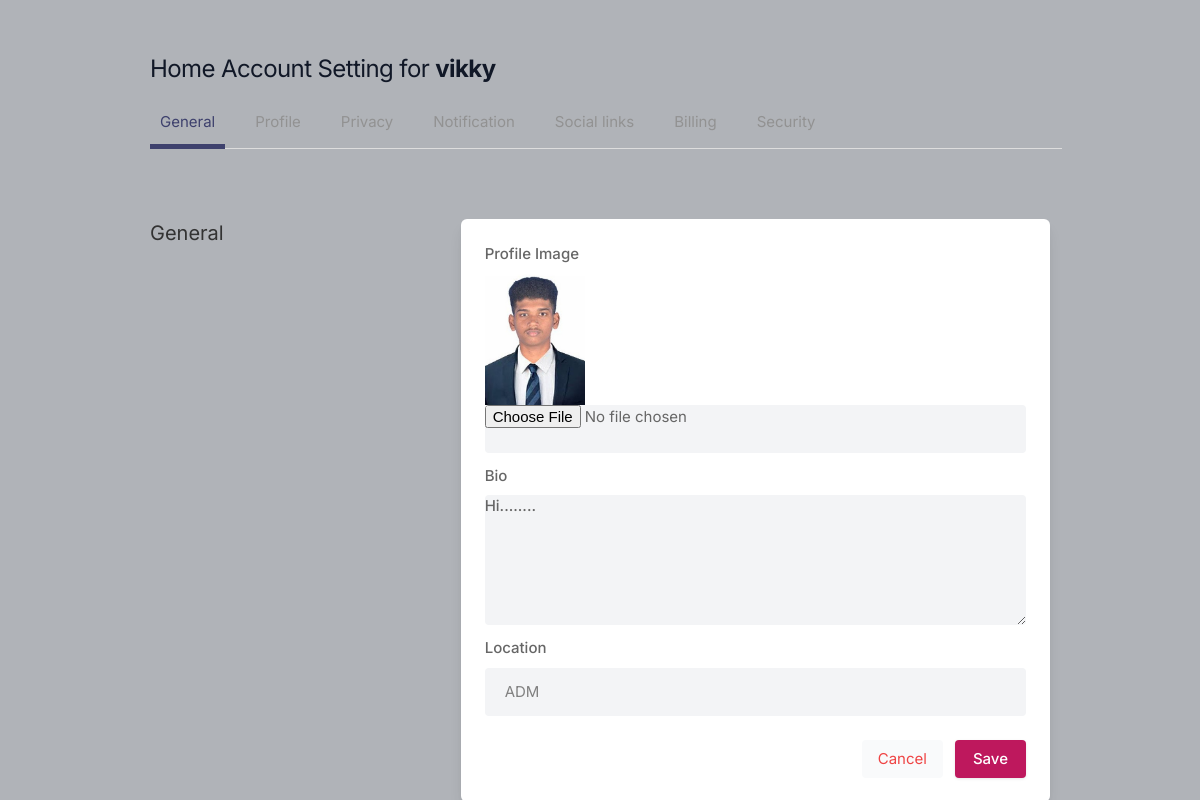
Screenshot of /settings (signed in) with the database file from the repository.
### social_app/models.py (models this page shows, shortened)
class Profile (models.Model):
    user = models.ForeignKey(User, on_delete=models.CASCADE)
    id_user = models.IntegerField()
    bio = models.TextField(blank=True)
    profileimg = models.ImageField(upload_to='profile_images', default='blank_profile.png')
    location = models.CharField(max_length=100, blank=True)

### social_app/views.py (the view, shortened to what this page needs)
# urls.py: path('settings',views.settings,name='settings'),
@login_required(login_url='signin')
def settings(request):
    user_profile = Profile.objects.get(user=request.user)
    return render(request,'setting.html',{'user_profile':user_profile})

### templates/setting.html (shortened to what this page needs)
{% load static %}
<!DOCTYPE html>
<html lang="en">
<head>
    <link rel="stylesheet" href="{% static 'assets/css/icons.css' %}">
    <link rel="stylesheet" href="{% static 'assets/css/uikit.css' %}">
    <link rel="stylesheet" href="{% static 'assets/css/style.css' %}">
    <link rel="stylesheet" href="{% static 'assets/css/tailwind.css' %}">
</head>
<body>
            <div class="container m-auto">
                <h1 class="text-2xl leading-none text-gray-900 tracking-tight mt-3"><a href="/">Home</a> Account Setting for <b>{{user}}</b></h1>
                <ul class="mt-5 -mr-3 flex-nowrap lg:overflow-hidden overflow-x-scroll uk-tab">
                    <li class="uk-active"><a href="#">General</a></li>
                    <li><a href="#">Profile</a></li>
                    <li><a href="#">Privacy</a></li>
                    <li><a href="#">Notification</a></li>
                    <li><a href="#">Social links</a></li>
                    <li><a href="#">Billing</a></li>
                    <li><a href="#">Security</a></li>
                </ul>
                <br>
                <div class="grid lg:grid-cols-3 mt-12 gap-8">
                    <div>
                        <h3 class="text-xl mb-2"> General</h3>
                    </div>
                   <div class="bg-white rounded-md lg:shadow-lg shadow col-span-2">
                     <form action="" method="POST" enctype="multipart/form-data">
                       <div class="grid grid-cols-2 gap-3 lg:p-6 p-4">
                            <div class="col-span-2">
                                <label for=""> Profile Image</label>
                                <img width="100" height="100" src="{{user_profile.profileimg.url}}">
                                <input type="file" name="image" value="" class="shadow-none bg-gray-100">
                            </div>
                            <div class="col-span-2">
                                <label for="about">Bio</label>
                                <textarea id="bio" name="bio" rows="3"  class="shadow-none bg-gray-100">{{user_profile.bio}}</textarea>
                            </div>
                            <div class="col-span-2">
                                <label for=""> Location</label>
                                <input type="text" name="location" value="{{user_profile.location}}" placeholder="" class="shadow-none bg-gray-100">
                            </div>
                       </div>
                       <div class="bg-gray-10 p-6 pt-0 flex justify-end space-x-3">
                           <button class="p-2 px-4 rounded bg-gray-50 text-red-500"><a href="/">Cancel</button></a> </button>
                           <button type="submit" class="button bg-blue-700"> Save </button>
                       </div>
                     </form>
                  </div>
            </div>
        </div>
</body>
</html>

### static/assets/css/style.css (style rules this page uses)
body { background-color: #B0B3B8!important; }
button { vertical-align: middle; }
span.button, button.button { background-color: #be185d; top: 0; color: #fff; position: relative; padding: 8px 18px; line-height: 22px; position: relative; font-weight: 500; font-size: 15px; display: inline-block; -webkit-transition: all 0.2s ease-in-out; transition: all 0.2s ease-in-out; cursor: pointer; overflow: hidden; border: none; border-radius: 4px; -webkit-box-shadow: 0 1px 3px rgba(0, 0, 0, 0.1); box-shadow: 0 1px 3px rgba(0, 0, 0, 0.1); }
input { height: 48px; line-height: 48px; padding: 0 20px; outline: none; font-size: 15px; color: #808080; max-width: 100%; width: 100%; -webkit-box-sizing: border-box; box-sizing: border-box; display: block; font-weight: 400; opacity: 1; border-radius: 4px; border: none; -webkit-box-shadow: 0 1px 4px 0px rgba(0, 0, 0, 0.12); box-shadow: 0 1px 4px 0px rgba(0, 0, 0, 0.12); }
input[type="text"], input[type="password"], input[type="email"], input[type="number"] { height: 48px; line-height: 48px; padding: 0 20px; outline: none; font-size: 15px; color: #808080; max-width: 100%; width: 100%; -webkit-box-sizing: border-box; box-sizing: border-box; display: block; font-weight: 400; opacity: 1; border-radius: 4px; border: none; -webkit-box-shadow: 0 1px 4px 0px rgba(0, 0, 0, 0.12); box-shadow: 0 1px 4px 0px rgba(0, 0, 0, 0.12); }
textarea { height: 48px; line-height: 48px; padding: 0 20px; outline: none; font-size: 15px; color: #808080; margin: 0 0 16px 0; max-width: 100%; width: 100%; -webkit-box-sizing: border-box; box-sizing: border-box; display: block; background-color: #fff; font-weight: 500; opacity: 1; border-radius: 4px; border: none; -webkit-box-shadow: 0 1px 4px 0px rgba(0, 0, 0, 0.12); box-shadow: 0 1px 4px 0px rgba(0, 0, 0, 0.12); }
input { -webkit-transition: all 0.1s ease-in-out; transition: all 0.1s ease-in-out; }
::placeholder { color: #808080; opacity: 1; }
textarea { height: auto; line-height: 27px; padding: 20px; min-height: 130px; -webkit-transition: none !important; transition: none !important; min-width: 100%; }
label, legend { display: block; font-weight: bold; font-size: 15px; font-weight: 500; margin-bottom: 8px; }
button { border: none; margin: 0; padding: 0; width: auto; overflow: visible; background: transparent; color: inherit; font: inherit; line-height: normal; cursor: pointer; }
a { color: #be185d; -webkit-transition: 0.3s; transition: 0.3s; outline: none !important; }
button { outline: none !important; }
img { max-width: 100%; }
body { color: #666; font-size: 15px; line-height: 27px; background-color: #f0f2f5; font-family: "Inter", sans-serif; text-transform: none; }
h1, h2, h3, h4, h5, h6 { font-family: "Inter", sans-serif; text-transform: none; }
input[type="text"], input[type="password"], input[type="email"] { font-family: "Inter", sans-serif; text-transform: none; }
textarea, select { font-family: "Inter", sans-serif; text-transform: none; }
button, body .pac-container { font-family: "Inter", sans-serif; text-transform: none; }
h1, h2, h3, h4, h5, h6 { color: #333; font-weight: 500; margin: 0; padding: 0; }
h1 { font-size: 32px; }
h3 { font-size: 22px; }
b, strong { font-weight: 700 !important; }
@media (min-width: 1024px) { .container { max-width: 900px !important; padding-top: 45px; } }
.shadow-none { -webkit-box-shadow: none !important; box-shadow: none !important; }

### rows the page displays
Profile: profileimg (picture), bio "Hi........", location "ADM"

### other values shown
{{ user }} "vikky"
